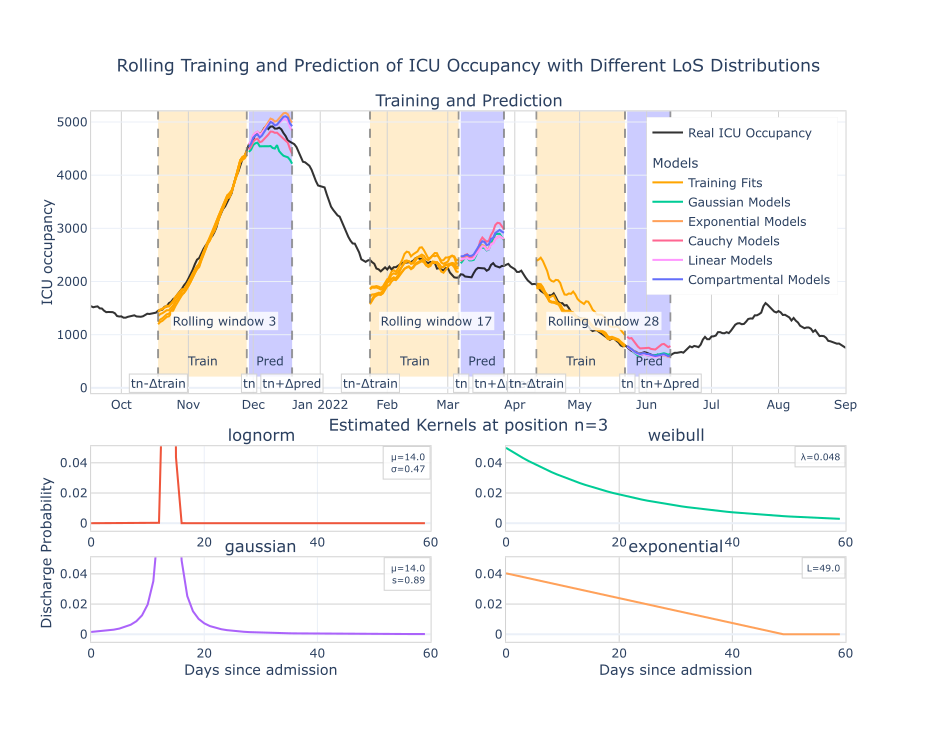

This chart was generated by the following Python code:
# %%
# %load_ext autoreload
# %autoreload 2
"""Builds the "training and prediction" plotly figure used as `figure_2.pdf`
in the SoftwareX paper (`fig:training` in `text/tex/los-paper.tex`).

Loads a completed `los_estimator` run via `LosEstimationRun.load_run()` and
plots real ICU occupancy, a few rolling-window train/test fits, and the
kernels fitted at one window, for a chosen subset of distributions.

Originally a notebook-style script with hardcoded run paths (`a`/`b`) and
hardcoded `windows_to_show`/`distros_to_show`. Refactored into an importable
`build_figure()` plus a CLI so `code/scripts/generate_paper_figures.py` (and
any other caller) can point it at any results folder without editing this
file.

CLI usage:
    python figure_2.py --run <results_folder> --windows 3 17 28 \
        --distros gaussian exponential cauchy linear compartmental \
        --out <output_dir>
"""

import argparse
import os
import sys
from pathlib import Path
from typing import Optional, Sequence

sys.path.append(os.path.dirname(os.path.dirname(os.path.abspath(__file__))))

import numpy as np
import plotly.graph_objects as go
from plotly.subplots import make_subplots

from los_estimator.estimation_run import LosEstimationRun
from los_estimator.fitting.distributions import Distributions

DEFAULT_WINDOWS_TO_SHOW = (3, 17, 28)
DEFAULT_DISTROS_TO_SHOW = ["gaussian", "exponential", "cauchy", "linear", "compartmental"]


def build_figure(
    run_path,
    windows_to_show: Sequence[int] = DEFAULT_WINDOWS_TO_SHOW,
    distros_to_show: Sequence[str] = DEFAULT_DISTROS_TO_SHOW,
    kernel_window: Optional[int] = None,
) -> go.Figure:
    """Build the training/prediction plotly figure for one results folder.

    Args:
        run_path: Path to a `los_estimator` results folder (as accepted by
            `LosEstimationRun.load_run`).
        windows_to_show: Window indices whose train/test fits are overlaid
            on the main occupancy plot.
        distros_to_show: Which fitted distributions to include, both in the
            main plot's legend and the per-distribution kernel subplots.
        kernel_window: Window index used for the "Estimated Kernels at
            position n=<kernel_window>" subplots. Defaults to
            `windows_to_show[0]` if not given, matching the original script's
            behavior (it reused the first shown window for the kernel plots).

    Returns:
        go.Figure: The assembled plotly figure. Caller is responsible for
        writing it out (`fig.write_html` / `fig.write_image`).
    """
    run_path = Path(run_path)
    estimator = LosEstimationRun.load_run(run_path)
    estimator.evaluate()

    windows_to_show = tuple(windows_to_show)
    distros_to_show = list(distros_to_show)
    if kernel_window is None:
        kernel_window = windows_to_show[0]

    data_package = estimator.evaluator.window_data_package
    vc = estimator.visualization_context
    distros = list(estimator.all_fit_results.keys())

    r_kernel = 3
    h1 = 0.345
    wide_plot = [
        {
            "colspan": 2,
        },
        None,
    ]
    fig = make_subplots(
        rows=4,
        cols=2,
        specs=[
            wide_plot,
            wide_plot,
            [{}, {}],
            [{}, {}],
        ],
        row_heights=[0.5, 0, 0.15, 0.15],
        subplot_titles=["Training and Prediction", ""] + [d for d in distros if d not in ["t", "compartmental"]],
        vertical_spacing=0.05,
    )
    fig.add_annotation(
        text=f"Estimated Kernels at position n={kernel_window}",
        xref="paper",
        yref="paper",
        x=0.5,
        y=0.41,
        showarrow=False,
        font=dict(size=16),
    )

    ###############################################################################
    #################  Real Data  #################################################
    ###############################################################################

    x_full = np.arange(len(data_package.series_data.y_full))
    fig.add_trace(
        go.Scatter(
            x=x_full,
            y=data_package.series_data.y_full,
            mode="lines",
            line=dict(color="black"),
            name="Real ICU Occupancy",
            opacity=0.8,
            showlegend=True,
            legendgroup="real",
            legendrank=1,
        )
    )
    train_legend_shown = False

    ###############################################################################
    #################  Predictions  ###############################################
    ###############################################################################
    first_window = True
    for i_window in windows_to_show:
        for i_distro, (distro, fit_res) in enumerate(list(estimator.all_fit_results.items())):
            if distro not in distros_to_show:
                continue
            # ensure we don't repeat legend entries for many windows
            d = data_package.data[i_distro][i_window]
            fit_result = estimator.all_fit_results[distro].fit_results[i_window]

            _, y_pred_train, _, y_pred_test, x_train, x_test, w = d

            fig.add_trace(
                go.Scatter(
                    x=x_train,
                    y=y_pred_train,
                    mode="lines",
                    line=dict(color="orange"),
                    name="Training Fits",
                    legendgroup=f"traces",
                    showlegend=not train_legend_shown and first_window,
                    legendrank=2,
                ),
                col=1,
                row=1,
            )
            train_legend_shown = True

            fig.add_trace(
                go.Scatter(
                    x=x_test,
                    y=y_pred_test,
                    mode="lines",
                    legendgroup=f"traces",
                    legendgrouptitle_text="Models",
                    name=f"{distro.capitalize()} Models",
                    showlegend=first_window,
                    legendrank=2,
                )
            )
        first_window = False

    ###############################################################################
    #################  Rolling Windows  ###########################################
    ###############################################################################
    for i_window in windows_to_show:
        y = h1 + 0.155  # ensure we don't repeat legend entries for many windows
        d = data_package.data[0][i_window]

        _, y_pred_train, _, y_pred_test, x_train, x_test, w = d
        for x in (x_train[0], x_train[-1], x_test[-1]):
            # draw a vertical line that spans (and slightly extends) the plotting area so it appears
            # under axis ticks/labels, and put it below data traces
            fig.add_shape(
                type="line",
                x0=x,
                x1=x,
                xref="x",
                y0=y,
                y1=1,
                yref="paper",
                line=dict(color="gray", dash="dash"),
                opacity=0.8,
                legendrank=3,
            )
        fig.add_shape(
            type="rect",
            x0=x_train[0],
            x1=x_train[-1],
            xref="x",
            y0=y,
            y1=1,
            yref="paper",
            fillcolor="orange",
            opacity=0.2,
            line=dict(width=0),
            layer="below",
        )
        fig.add_shape(
            type="rect",
            x0=x_test[0],
            x1=x_test[-1],
            xref="x",
            y0=y,
            y1=1,
            yref="paper",
            fillcolor="blue",
            opacity=0.2,
            line=dict(width=0),
            layer="below",
        )
        # Add text annotations for train and test regions
        fig.add_annotation(
            text=f"Rolling window {i_window}",
            x=(x_train[0] + x_test[-1]) / 2,
            y=y + 0.105,
            yref="paper",
            showarrow=False,
            bgcolor="rgba(255,255,255,0.8)",
        )
        fig.add_annotation(
            text="Train",
            x=(x_train[0] + x_train[-1]) / 2,
            y=y + 0.03,
            yref="paper",
            showarrow=False,
        )
        fig.add_annotation(
            text="Pred",
            x=(x_test[0] + x_test[-1]) / 2,
            y=y + 0.03,
            yref="paper",
            showarrow=False,
        )
        y_below = y - 0.012
        n = "n"
        li = [
            (f"t{n}-Δtrain", x_train[0]),
            (f"t{n}", x_test[0]),
            (f"t{n}+Δpred", x_test[-1]),
        ]
        for text, x in li:
            fig.add_annotation(
                text=text,
                x=x,
                y=y_below,
                yref="paper",
                showarrow=False,
                bgcolor="rgba(255,255,255,0.8)",
                bordercolor="lightgray",
            )
    ###############################################################################
    #################  LoS Distros  ###############################################
    ###############################################################################

    w = 2
    dd = list(estimator.all_fit_results.items())
    dd = [x for x in dd if x[0] not in ["t", "compartmental"]]
    dd = [x for x in dd if x[0] in distros_to_show]
    for i_distro, (distro, fit_res) in enumerate(dd):
        d = data_package.data[i_distro][kernel_window]
        fit_result = estimator.all_fit_results[distro].fit_results[kernel_window]
        kernel = fit_result.kernel
        x_kernel = np.arange(len(kernel))
        fig.add_trace(
            go.Scatter(
                x=x_kernel,
                y=kernel,
                mode="lines",
                showlegend=False,
            ),
            row=r_kernel + i_distro // w,
            col=1 + i_distro % w,
        )
        param_str = ""
        if distro != "compartmental":
            param_str = Distributions.to_string(distro, fit_result.distro_params).replace(",", "<br>")
            fig.add_annotation(
                text=param_str,
                x=60,
                y=0.051,
                xanchor="right",
                yanchor="top",
                showarrow=False,
                bgcolor="rgba(255,255,255,0.8)",
                bordercolor="lightgray",
                borderwidth=1,
                borderpad=4,
                font=dict(size=9),
                row=r_kernel + i_distro // w,
                col=1 + i_distro % w,
                align="right",  # Align text to the right
            )

    for i in range(r_kernel, r_kernel + 2):
        for j in range(1, 3):
            fig.update_yaxes(
                col=j,
                row=i,
                gridwidth=1,
                gridcolor="lightgray",
                range=(-0.005, 0.051),
                showline=True,
                linewidth=1,
                linecolor="lightgray",
                mirror=True,
            )
        fig.update_xaxes(
            col=j,
            row=i,
            gridwidth=1,
            gridcolor="lightgray",
            range=(0, 60),
            showline=True,
            linewidth=1,
            linecolor="lightgray",
            mirror=True,
        )

    fig.add_annotation(
        text="Discharge Probability",
        xref="paper",
        yref="paper",
        x=-0.075,
        y=0.02,
        showarrow=False,
        font=dict(size=14),
        textangle=-90,
    )

    for i in range(1, 4):
        fig.update_xaxes(
            col=i,
            row=r_kernel + 1,
            title_text="Days since admission",
            title_standoff=0,
        )

    # Add borders to all kernel subplots
    fig.update_xaxes(
        row=r_kernel,
        showline=True,
        linewidth=1,
        linecolor="lightgray",
        mirror=True,
    )
    fig.update_xaxes(
        row=r_kernel + 1,
        showline=True,
        linewidth=1,
        linecolor="lightgray",
        mirror=True,
    )
    fig.update_yaxes(
        row=r_kernel,
        showline=True,
        linewidth=1,
        linecolor="lightgray",
        mirror=True,
    )
    fig.update_yaxes(
        row=r_kernel + 1,
        showline=True,
        linewidth=1,
        linecolor="lightgray",
        mirror=True,
    )

    # Add border to the main plot
    fig.update_xaxes(
        row=1,
        col=1,
        showline=True,
        linewidth=1,
        linecolor="lightgray",
        mirror=True,
    )
    fig.update_yaxes(
        row=1,
        col=1,
        showline=True,
        linewidth=1,
        linecolor="lightgray",
        mirror=True,
    )

    ###############################################################################
    #################  General stuff  #############################################
    ###############################################################################

    # place legend at top-right of the first (top) subplot
    fig.update_layout(
        legend=dict(
            x=0.99,
            y=0.99,
            xanchor="right",
            yanchor="top",
            bordercolor="lightgray",
            borderwidth=1,
        )
    )

    xaxis = dict(
        range=(50, 399),
        tickmode="array",
        tickvals=vc.xtick_pos[1:],
        ticktext=[element.replace("\n", " ") for element in vc.xtick_label[1:]],
        gridcolor="lightgray",
    )

    fig.update_layout(
        height=700,
        width=900,
        xaxis=xaxis,
        yaxis=dict(range=[-100, 5200], title="ICU occupancy", title_standoff=0),
        title=dict(
            text="Rolling Training and Prediction of ICU Occupancy with Different LoS Distributions",
            y=0.93,
            x=0.5,
            xanchor="center",
        ),
        template="plotly_white",
    )

    fig.update_xaxes(col=1, row=1, **xaxis)

    return fig


def save_figure(fig: go.Figure, output_dir, basename: str = "figure_2", html: bool = True, pdf: bool = True) -> None:
    """Write `fig` to `<output_dir>/<basename>.html` and/or `.pdf`."""
    output_dir = Path(output_dir)
    output_dir.mkdir(parents=True, exist_ok=True)
    if html:
        html_path = output_dir / f"{basename}.html"
        print(f"Saving figure as html: {html_path}")
        fig.write_html(str(html_path), include_plotlyjs="cdn", full_html=True)
    if pdf:
        pdf_path = output_dir / f"{basename}.pdf"
        print(f"Saving figure as pdf: {pdf_path}")
        fig.write_image(str(pdf_path))


def _parse_args(argv=None):
    parser = argparse.ArgumentParser(description=__doc__)
    parser.add_argument("--run", required=True, help="Path to a los_estimator results folder to load")
    parser.add_argument(
        "--windows",
        type=int,
        nargs="+",
        default=list(DEFAULT_WINDOWS_TO_SHOW),
        help=f"Window indices to overlay on the main plot (default: {DEFAULT_WINDOWS_TO_SHOW})",
    )
    parser.add_argument(
        "--distros",
        nargs="+",
        default=list(DEFAULT_DISTROS_TO_SHOW),
        help=f"Distributions to include (default: {DEFAULT_DISTROS_TO_SHOW})",
    )
    parser.add_argument(
        "--kernel-window",
        type=int,
        default=None,
        help="Window index used for the kernel subplots (default: first --windows value)",
    )
    parser.add_argument(
        "--out",
        default=str(Path(__file__).parent),
        help="Output directory for figure_2.html/figure_2.pdf (default: this script's folder)",
    )
    parser.add_argument("--show", action="store_true", help="Also open the figure interactively (fig.show())")
    return parser.parse_args(argv)


def main(argv=None):
    args = _parse_args(argv)
    fig = build_figure(
        run_path=args.run,
        windows_to_show=args.windows,
        distros_to_show=args.distros,
        kernel_window=args.kernel_window,
    )
    save_figure(fig, args.out)
    if args.show:
        fig.show()
    print("done")


if __name__ == "__main__":
    main()
